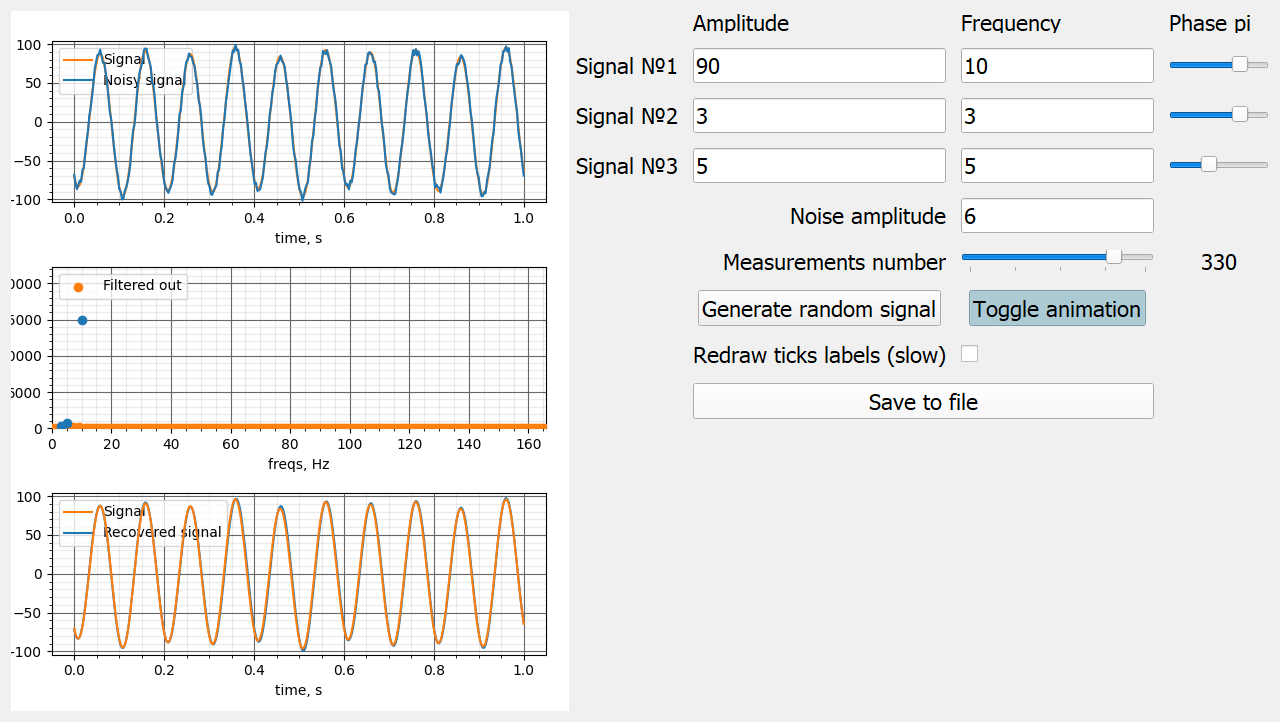

Recreate this plot in Python.
import sys
import numpy as np
import matplotlib.figure as mpl_fig
import matplotlib.animation as anim
import random

from PyQt5.QtWidgets import QHBoxLayout, QMainWindow, QApplication, QPushButton, \
QLineEdit, QGridLayout, QLabel, QCheckBox, QVBoxLayout, QWidget, QSlider, QMessageBox
from PyQt5.QtGui import QPixmap, QDoubleValidator, QPalette, QColor
from PyQt5.QtCore import Qt, QLocale
from matplotlib.backends.backend_qt5agg import FigureCanvasQTAgg as FigureCanvas
from math import pi
from scipy.fft import rfft, irfft, rfftfreq


class FourierFilter:
    def __init__(self, ndots, noise_amp = 1, signal = None):
        self.ndots = ndots
        self.noise_amp = noise_amp
        if signal is None:
            self.random()
        else:
            self.signals_params = signal
        self.init_signal()
        self.filter_signal()

    def init_signal(self):    
        self.global_time = 1
        self.time = np.linspace(0, 1, num=self.ndots)
        self.signal = np.zeros(shape=(self.ndots))
        for params in self.signals_params:
            self.signal += params[0] * np.sin(2*pi*params[1]*self.time + params[2])
        self.noisy_signal = self.signal + (np.random.rand(self.ndots)-0.5)*self.noise_amp*2

    def filter_signal(self):
        self.transformed = rfft(self.noisy_signal)
        self.freqs = rfftfreq(self.transformed.size, d=1./self.ndots)
        self.power = np.abs(self.transformed)
        self.mask = np.ones(len(self.transformed), dtype=bool)
        tmp_mask = np.zeros(len(self.transformed), dtype=bool)
        n = 1
        while (not(tmp_mask == self.mask).all()):
            median = np.median(self.power[self.mask])
            std = np.std(self.power[self.mask])
            tmp_mask = self.mask
            self.mask = abs(self.power - median) <= n*std
            n+=1
        self.transformed[self.mask] = 0
        self.recovered = irfft(self.transformed)


    def time_step(self):
        new_value = 0
        self.global_time += 1/self.ndots
        for params in self.signals_params:
            new_value += params[0] * np.sin(2*pi*params[1]*self.global_time + params[2])
        self.signal = np.append(self.signal[1:], new_value)
        new_noisy_value = new_value + (np.random.rand()-0.5)*self.noise_amp*2
        self.noisy_signal = np.append(self.noisy_signal[1:], new_noisy_value)
        old_recovered = self.recovered
        self.filter_signal()
        self.recovered = np.append(old_recovered[1:], self.recovered[-1:])

    def random(self):
        self.signals_params = [ [[], [], []] for _ in range(3)]
        for i in range(3):
            self.signals_params[i][0] = random.randint(0, 10)
            self.signals_params[i][1] = random.randint(0, 10)
            self.signals_params[i][2] = random.random() * np.pi
            self.noise_amp = random.randint(0, 10)

    def set(self): #for tests
        self.filter_signal()


class FFPlotter(FigureCanvas, anim.FuncAnimation):
    def __init__(self, ff:FourierFilter):
        self.ff = ff
        FigureCanvas.__init__(self, mpl_fig.Figure())
        self.plot = self.figure.subplots(nrows=3)
        self.figure.tight_layout() 
        self.active = False
        self.need_update = True
        self.redraw = False
        self.init_graphs()
        self.set_limits()
        anim.FuncAnimation.__init__(self, self.figure, self._update_canvas_, interval=20, blit=True)

    def init_graphs(self):
        self.plot_signal()
        self.plot_freqs()
        self.plot_recover()
        self.add_grid()

    def plot_signal(self):
        x = np.linspace(0, 1, num=self.ff.ndots)
        self.signal_line, = self.plot[0].plot(x, self.ff.signal, 'tab:orange', label='Signal')
        self.noisy_signal_line, = self.plot[0].plot(x, self.ff.noisy_signal, 'tab:blue', label='Noisy signal')
        self.plot[0].set_xlabel('time, s')

    def plot_freqs(self):
        x1, x2, y1, y2 = self.get_freqs_data()
        self.freqs_line1 = self.plot[1].scatter(x1, y1, color='tab:orange', label='Filtered out')
        self.freqs_line2 = self.plot[1].scatter(x2, y2, color='tab:blue')
        self.plot[1].set_xlabel('freqs, Hz')

    def plot_recover(self):
        x = np.linspace(0, 1, num=self.ff.ndots)
        self.signal_line2, = self.plot[2].plot(x, self.ff.signal, 'tab:orange', label='Signal')
        self.recovered_line, = self.plot[2].plot(x, self.ff.recovered, label='Recovered signal')
        self.plot[2].set_xlabel('time, s')
    
    def add_grid(self):
        for i in range(3):
            self.plot[i].grid(b=True, which='major', color='#666666', linestyle='-')
            self.plot[i].minorticks_on()
            self.plot[i].grid(b=True, which='minor', color='#999999', linestyle='-', alpha=0.2)
            self.plot[i].legend(loc = 2)
        
    def set_limits(self):
        signal_limit = self.ff.noise_amp
        for signal in self.ff.signals_params:
            signal_limit += signal[0]
        self.plot[0].set_ylim(-signal_limit, signal_limit)
        self.plot[2].set_ylim(-signal_limit, signal_limit)
        self.plot[1].set_ylim(0, 1.5*max(self.ff.power))
        self.plot[1].set_xlim(0, len(self.ff.power))
        if self.redraw:
            self.draw()

    def _update_canvas_(self, i):
        if self.active or self.need_update:
            if self.need_update:
                self.set_limits()
                self.need_update = False
            self.ff.time_step()
            x = np.linspace(0, 1, self.ff.ndots)
            self.signal_line.set_data(x, self.ff.signal)
            self.noisy_signal_line.set_data(x, self.ff.noisy_signal)
            self.recovered_line.set_data(x, self.ff.recovered)
            self.signal_line2.set_data(x, self.ff.signal)
            x1, x2, y1, y2 = self.get_freqs_data()
            self.freqs_line1.set_offsets (np.stack((x1, y1), axis=-1))
            self.freqs_line2.set_offsets (np.stack((x2, y2), axis=-1))
        return self.signal_line, self.noisy_signal_line, self.recovered_line, self.signal_line2, self.freqs_line1, self.freqs_line2

    def get_freqs_data(self):
        x = np.linspace(0, int(self.ff.ndots/2), num=int(self.ff.ndots/2)+1)
        x1 = x[self.ff.mask==True]
        y1 = self.ff.power[self.ff.mask==True]
        x2 = x[self.ff.mask==False]
        y2 = self.ff.power[self.ff.mask==False]
        return x1, x2, y1, y2
    
    def set_redraw(self, state):
        self.redraw = state
    

class Gui(QMainWindow):
    def __init__(self, top=300, left=300, width=1100, height=700, ff:FourierFilter=None):
        super().__init__()
        self.ff = ff
        self.validator = QDoubleValidator()
        self.validator.setLocale(QLocale("en_US"))
        layout = self.init_widgets(width, height)
        widget = QWidget()
        widget.setLayout(layout)
        self.setCentralWidget(widget)

    def init_widgets(self, width, height):
        layout = QHBoxLayout()
        right_layout = QVBoxLayout()
        grid = QGridLayout()
        grid.setSpacing(15)
        self.signal_widgets = []
        for i, name in zip(range(3), ["Amplitude", "Frequency", "Phase pi "]):
            lable = QLabel(self, text=name)
            lable.setFixedHeight(22)
            grid.addWidget(lable, 0, i+1)
        for i in range(1, 4):
            grid.addWidget(QLabel(f"Signal №{i}"), i, 0)
            self.signal_widgets.append([])
            for j in range(1, 3):
                area = QLineEdit(str(self.ff.signals_params[i-1][j-1]), self)
                grid.addWidget(area, i, j)
                area.setValidator(self.validator)
                area.textEdited.connect(self.update_signal_props)
                self.signal_widgets[i-1].append(area)
            phase_widget = QSlider(Qt.Horizontal, self)
            phase_widget.setMaximum(100)
            phase_widget.setSingleStep(1)
            phase_widget.setValue(int(self.ff.signals_params[i-1][2] / np.pi * 100))
            phase_widget.setMinimumSize(100, 10)
            grid.addWidget(phase_widget, i, 3)
            phase_widget.sliderMoved.connect(self.update_signal_props)
            self.signal_widgets[i-1].append(phase_widget)

        grid.addWidget(QLabel("Noise amplitude"), 4, 0, 1, 2, alignment=Qt.AlignRight)
        self.noise = QLineEdit(str(self.ff.noise_amp), self)
        self.noise.setValidator(self.validator)
        self.noise.textEdited.connect(self.update_signal_props)
        grid.addWidget(self.noise, 4, 2, 1, 2, alignment=Qt.AlignLeft )

        grid.addWidget(QLabel("Measurements number"), 5, 0, 1, 2, alignment=Qt.AlignRight)
        self.measurements = QSlider(Qt.Horizontal, self)
        self.measurements.setMinimum(1)
        self.measurements.setMaximum(40)
        self.measurements.setValue(int(self.ff.ndots/10))
        self.measurements.setTickInterval(10)
        self.measurements.setSingleStep(10)
        self.measurements.setPageStep(10)
        self.measurements.setTickPosition(QSlider.TicksBelow)
        self.measurements.valueChanged.connect(self.update_signal_props)
        grid.addWidget(self.measurements, 5, 2)
        self.measurements_number = QLabel(str(self.ff.ndots))
        grid.addWidget(self.measurements_number, 5, 3, alignment=Qt.AlignCenter)

        random_button = QPushButton("Generate random signal", self)
        random_button.clicked.connect(self.generate_random)
        grid.addWidget(random_button, 6, 1, alignment=Qt.AlignCenter)

        self.animation_button = QPushButton("Toggle animation", self)
        self.animation_button.setCheckable(True)
        self.animation_button.clicked.connect(self.toggle_animation)
        grid.addWidget(self.animation_button, 6, 2, alignment=Qt.AlignCenter)

        grid.addWidget(QLabel("Redraw ticks labels (slow)"), 7, 1)
        self.check = QCheckBox(self)
        self.check.clicked.connect(lambda state: self.plotter.set_redraw(state))
        grid.addWidget(self.check, 7, 2)

        save_button = QPushButton("Save to file", self)
        save_button.clicked.connect(self.save)
        grid.addWidget(save_button, 8, 1, 1, 2)
 
        self.plotter = FFPlotter(ff=self.ff)
        self.plotter.setFixedHeight(height)
        layout.addWidget(self.plotter, 2, Qt.AlignLeft)
        right_layout.setSpacing(20)

        right_layout.addLayout(grid)
        right_layout.addWidget(QLabel(self))
        layout.addLayout(right_layout)
        return layout

    def toggle_animation(self):
        if self.animation_button.isChecked():
            self.animation_button.setStyleSheet("background-color : lightblue")
            self.plotter.active = True
        else:
            self.plotter.active = False
            self.animation_button.setStyleSheet("background-color : lightgrey")

    def update_signal_props(self):
        new_signal = []
        try:
            for i in range(3):
                new_signal.append([])
                for j in range (2):
                    new_signal[i].append(float(self.signal_widgets[i][j].text()))
                new_signal[i].append(float(self.signal_widgets[i][2].value()*np.pi/100))
            noise = float(self.noise.text())
            measurements = int(self.measurements.value()) * 10
            self.measurements_number.setText(str(measurements))
        except ValueError:
            return
        self.ff.signals_params = new_signal
        self.ff.noise_amp = noise
        self.ff.ndots = measurements
        self.ff.init_signal()
        self.ff.filter_signal()
        self.plotter.need_update = True

    def generate_random(self):
        self.ff.random()
        for i in range(3):
                for j in range (2):
                    self.signal_widgets[i][j].setText(str(self.ff.signals_params[i][j]))
                self.signal_widgets[i][2].setValue(int(self.ff.signals_params[i][2]/np.pi*100))
        self.noise.setText(str(self.ff.noise_amp))
        self.update_signal_props()

    def save(self):
        pix = QPixmap(self.size())
        self.render(pix)
        pix.save('ffilter.png', 'png')
        QMessageBox.about(self, "Saved", "Saved to file 'ffilter.png'")


def main():
    ff = FourierFilter(200)
    ff.filter_signal()
    app = QApplication(sys.argv)
    app.setStyle('Fusion')
    app.setStyleSheet("QLabel{font-size: 13pt;} QLineEdit{font-size: 13pt;} QPushButton{font-size: 13pt;}")
    window = Gui(ff=ff)
    window.show()
    app.exec()


if __name__ == '__main__':
    main()
